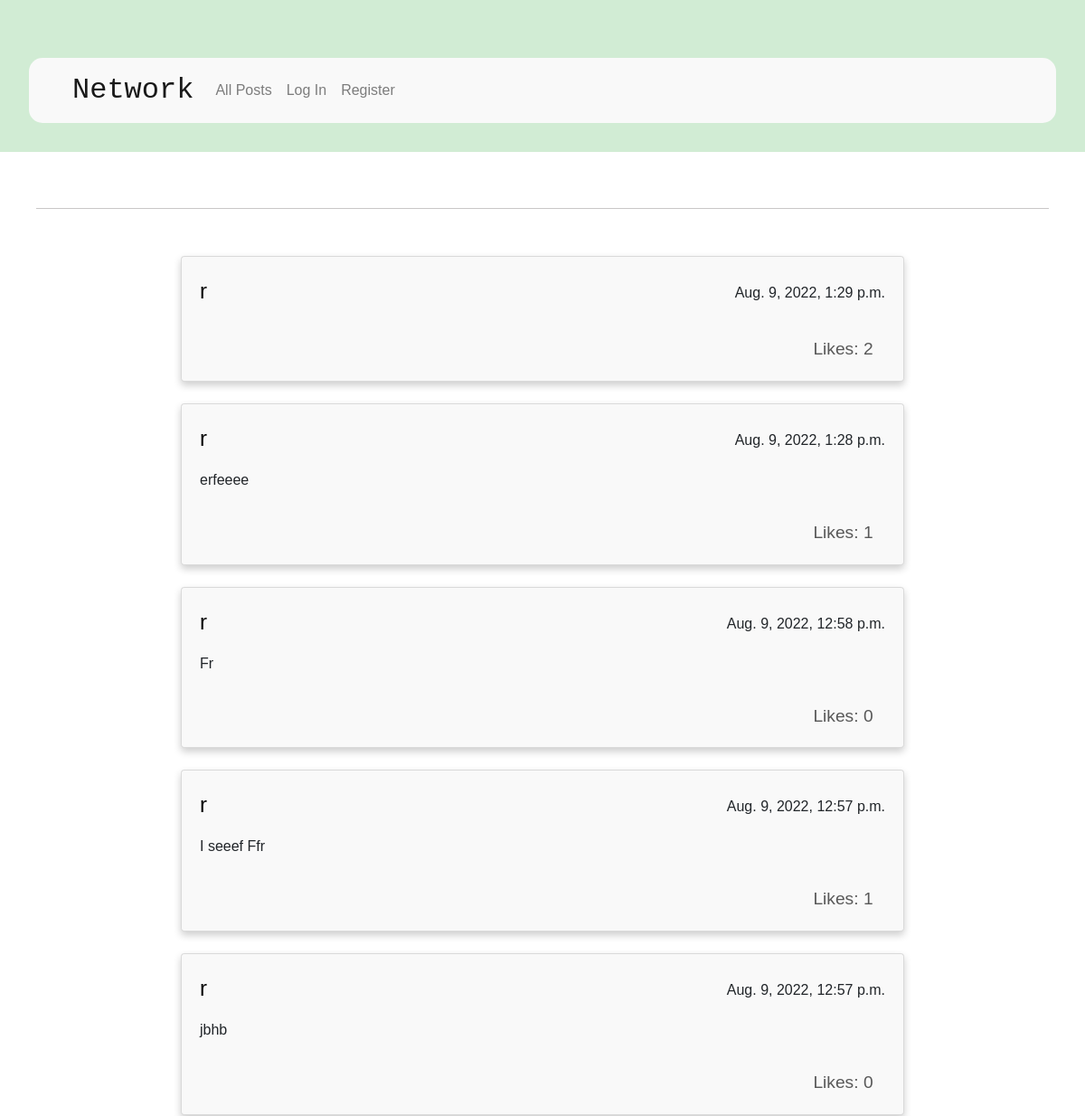
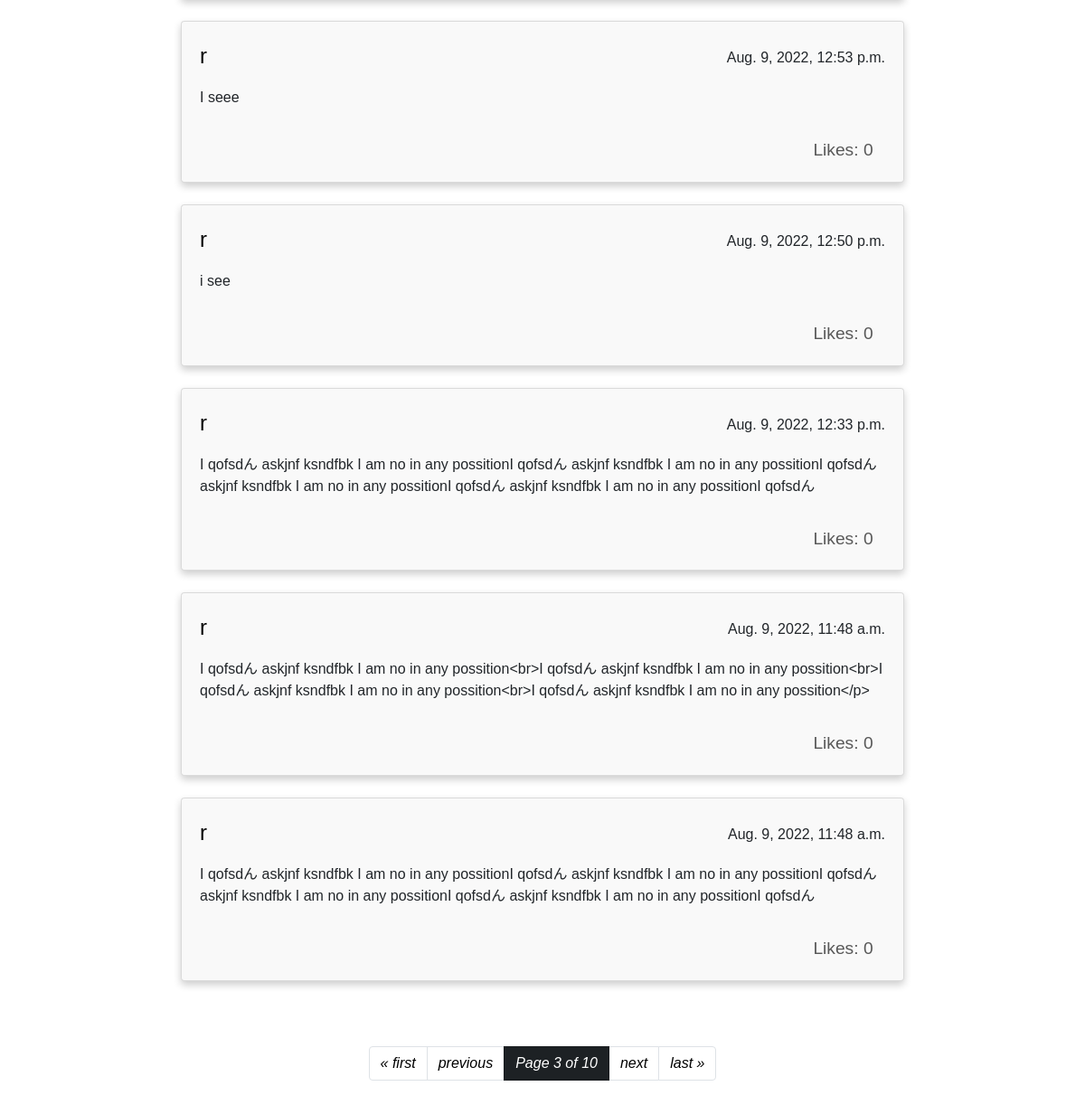
/?page=3, run on the app's committed database (2 pictures, top to bottom).
### network/models.py (models this page shows, shortened)
class Post(models.Model):
    creator = models.ForeignKey(User, on_delete=models.CASCADE, related_name="posts")
    content = models.CharField(max_length=300, blank=False)
    created_at = models.DateTimeField(auto_now_add=True)
    likes = models.IntegerField(default=0)
    liked_by = models.ManyToManyField(User, related_name="liked", default=None)

class User(AbstractUser):
    followers = models.ManyToManyField("self", related_name="following", default=None, blank=True, symmetrical=False)

### network/views.py (the view, shortened to what this page needs)
# urls.py: path("", views.index, name="index"),
def index(request):
    all_posts = Post.objects.all().order_by("-created_at")
    page_obj = pagination(all_posts, request)
    return render(request, "network/index.html", {
        "form": NewPost(),
        "page_obj": page_obj
    })

### network/views.py (called while the page is built)
def pagination(posts, request):
    paginator = Paginator(posts, 10)
    page_number = request.GET.get("page")
    return paginator.get_page(page_number)

### network/templates/network/index.html (shortened to what this page needs)
{% extends "network/layout.html" %}
{% load static %}
{% block body %}
{% include "network/posts_render.html" %}
{% endblock %}

### network/templates/network/posts_render.html (shortened to what this page needs)
{% block posts_display %}
   <hr>
   <div class="postsdiv">
    {% for post in page_obj %}
        <div class="card">
            <div class="card-body">
                <div class="post-head">
                    <p class="card-text date">{{ post.created_at }}</p>
                    <a href="{% url 'user_page' post.creator %}" class="card-title">{{ post.creator }}</a>
                </div>
                <div id="content{{ post.id }}" class="card-text">{{ post.content }}</div>
                {% if user.is_authenticated %}
                    <div class="logged-likes">
                        <button id="{{ post.id }}" class="btn btn-dark like_button"></button>
                        <p id="number{{ post.id }}" class="likes_number">{{ post.likes }}</p>
                    </div>
                    {% if post.creator == user %}
                        <button id="edit{{ post.id }}" class="btn btn-dark edit_button">Edit</button>
                    {% endif %}
                {% else %}
                <p id="number{{ post.id }}" class="likes_number">Likes:   {{ post.likes }}</p>
                {% endif %}
            </div>
        </div>
    {% endfor %}
    </div>
    <div class="pag-menu">
        <ul class="pagination justify-content-center">
            {% if page_obj.has_previous %}
                <li class="page-item"><a class="page-link" href="?page=1">&laquo; first</a></li>
                <li class="page-item"><a class="page-link" href="?page={{ page_obj.previous_page_number }}">previous</a></li>
            {% else %}
                <li class="page-item disabled"><a class="page-link" href="#" tabindex="-1" aria-disabled="true">&laquo; first</a></li>
                <li class="page-item disabled"><a class="page-link" href="#" tabindex="-1" aria-disabled="true">previous</a></li>
            {% endif %}
            <li class="page-item active"><a class="page-link active btn-dark" href="">Page {{ page_obj.number }} of {{ page_obj.paginator.num_pages }}</a></li>
            {% if page_obj.has_next %}
                <li class="page-item"><a class="page-link" href="?page={{ page_obj.next_page_number }}">next</a></li>
                <li class="page-item"><a class="page-link" href="?page={{ page_obj.paginator.num_pages }}">last &raquo;</a></li>
            {% else %}
                <li class="page-item disabled"><a class="page-link" href="#" tabindex="-1" aria-disabled="true">next</a></li>
                <li class="page-item disabled"><a class="page-link" href="#" tabindex="-1" aria-disabled="true">last &raquo;</a></li>
            {% endif %}
        </ul>
      </div>
{% endblock %}

### network/static/network/styles.css (style rules this page uses)
body { font-family:'Gill Sans', 'Gill Sans MT', Calibri, 'Trebuchet MS', sans-serif; }
hr { margin: 30px -20px 20px; border: 0; border-top: 1px solid #c9c7c7; }
.card { margin: auto; margin-bottom: 1.5em; width: 80%; max-width: 50em; box-shadow: 0 4px 8px 0 rgba(0, 0, 0, 0.2); background-color: rgba(6, 6, 5, 0.024); }
.postsdiv { padding: auto; padding-top: 2em; padding-bottom: 1em; min-width: 20em; border-radius: 5px; }
.post-head { width: auto; margin-bottom: 1em; }
.card-title { font-size: 1.5em; color:black; white-space: nowrap; }
.card-text { margin-bottom: 2em; }
.date { float: right; padding-top: 0.5em; margin-bottom: 0; }
.pag-menu { padding-block: 2em; }
.page-link { font-style: italic; color: black; }
.likes_number { float: inline-end; font-size: 1.2em; color: rgb(88, 88, 88); padding-right: 0.7em; text-align: right; margin: auto; }

### data on the page
Post: created_at "Aug. 9, 2022, 1:29 p.m.", creator "r", likes "2"
Post: created_at "Aug. 9, 2022, 1:28 p.m.", creator "r", content "erfeeee", likes "1"
Post: created_at "Aug. 9, 2022, 12:58 p.m.", creator "r", content "Fr", likes "0"
Post: created_at "Aug. 9, 2022, 12:57 p.m.", creator "r", content "I seeef Ffr", likes "1"
Post: created_at "Aug. 9, 2022, 12:57 p.m.", creator "r", content "jbhb", likes "0"
Post: created_at "Aug. 9, 2022, 12:53 p.m.", creator "r", content "I seee", likes "0"
Post: created_at "Aug. 9, 2022, 12:50 p.m.", creator "r", content "i see", likes "0"
Post: created_at "Aug. 9, 2022, 12:33 p.m.", creator "r", content "I qofsdん askjnf ksndfbk I am no in any possitionI qofsdん askjnf ksndfbk I am no in any possitionI qofsdん askjnf ksndfbk I am no in any possitionI qofsdん askjnf ksndfbk I am no in any possitionI qofsdん", likes "0"
Post: created_at "Aug. 9, 2022, 11:48 a.m.", creator "r", content "I qofsdん askjnf ksndfbk I am no in any possition<br>I qofsdん askjnf ksndfbk I am no in any possition<br>I qofsdん askjnf ksndfbk I am no in any possition<br>I qofsdん askjnf ksndfbk I am no in any possition</p>", likes "0"
Post: created_at "Aug. 9, 2022, 11:48 a.m.", creator "r", content "I qofsdん askjnf ksndfbk I am no in any possitionI qofsdん askjnf ksndfbk I am no in any possitionI qofsdん askjnf ksndfbk I am no in any possitionI qofsdん askjnf ksndfbk I am no in any possitionI qofsdん", likes "0"

### other printed values
{{ page_obj.number }} "3"
{{ page_obj.paginator.num_pages }} "10"
